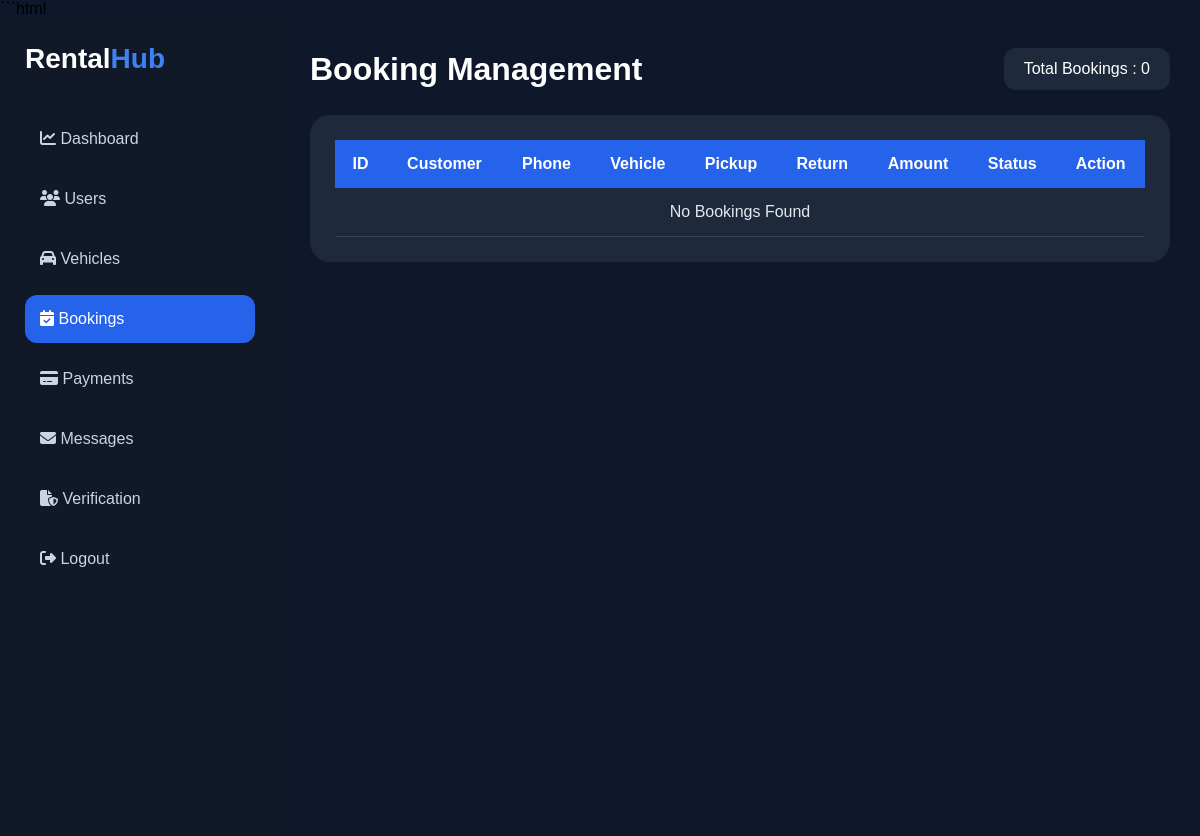
The page /admin-bookings/ on the database as committed earlier.
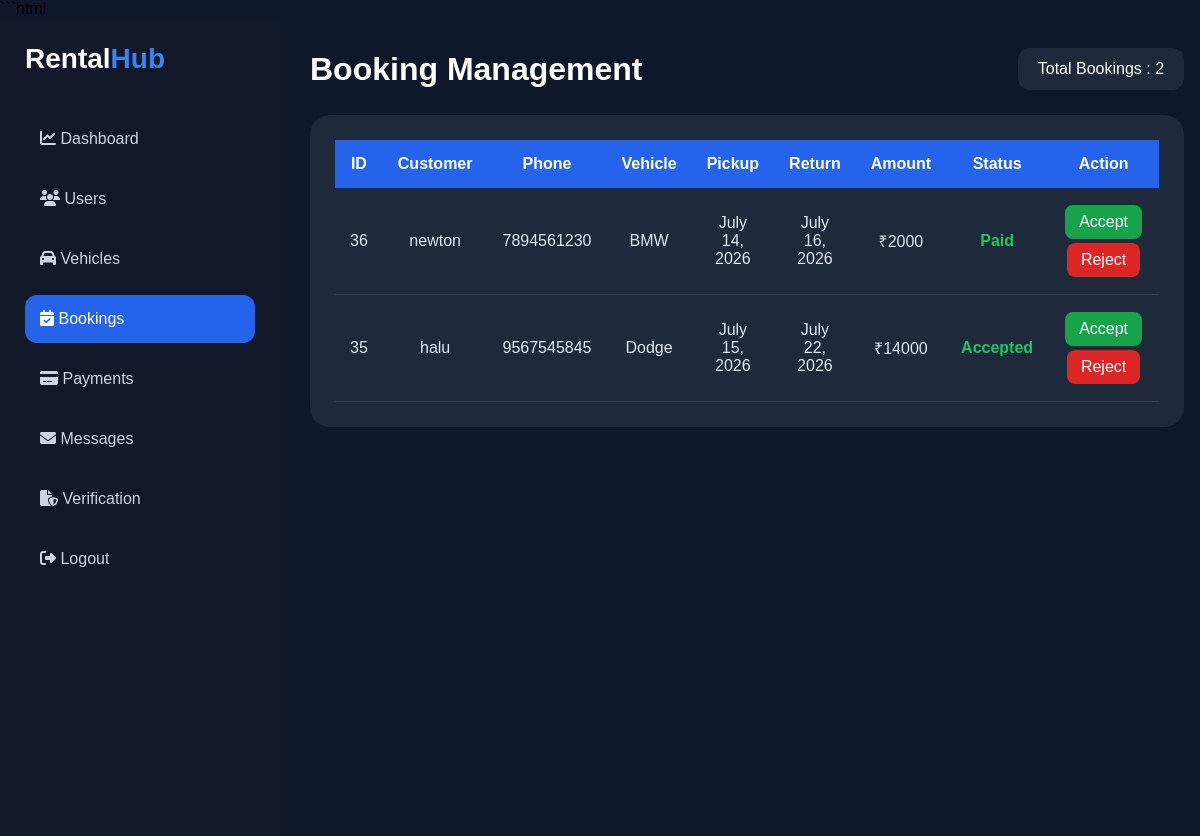
The same page on the database as committed later.
### user_app/models.py (models this page shows)
class Booking(models.Model):
    vehicle = models.ForeignKey(
        veh_listing,
        on_delete=models.CASCADE
    )
    user = models.ForeignKey(
        User,
        on_delete=models.CASCADE,
        null=True,
        blank=True
    )
    created_at = models.DateTimeField(auto_now_add=True)
    customer_name = models.CharField(max_length=100)
    customer_phone = models.CharField(max_length=15)
    pickup_date = models.DateField()
    return_date = models.DateField()
    total_price = models.IntegerField()
    Aadhar_number = models.CharField(max_length=20)
    license_number = models.CharField(max_length=20)
    advance_payment = models.DecimalField(max_digits=10, decimal_places=2, null=True, blank=True)
    razorpay_payment_id = models.CharField(
        max_length=200,
        null=True,
        blank=True
    )
    license_image = models.FileField(
        upload_to='license_images/',
        null=True,
        blank=True
    )
    aadhar_image = models.FileField(
        upload_to='aadhar_images/',
        null=True,
        blank=True
    )
    booking_status = models.CharField(
        max_length=30,
        default='Pending'
    )

class veh_listing(models.Model):
    owner = models.ForeignKey(
        User,
        on_delete=models.CASCADE,
        null=True,
        blank=True
    )
    number_plate = models.CharField(max_length=20)
    brand = models.CharField(max_length=50)
    year = models.IntegerField()
    veh_type= [
        ('car', 'Car'),
        ('bike', 'Bike'),
        ('auto', 'Auto'),
        ('heavy vehicle', 'Heavy Vehicle'),
        ('other', 'Other'),
    ]
    type = models.CharField(
        max_length=20,
        choices=veh_type,
        default='car'
    )
    rc = models.ImageField(
        upload_to='rc_images/',
        null=True,
        blank=True
    )
    price_per_day = models.DecimalField(max_digits=10, decimal_places=2)
    location = models.CharField(max_length=100)
    pickup_location = models.CharField(max_length=100)
    is_available = models.BooleanField(default=True)
    is_verified = models.BooleanField(default=False)
    fuel_type = [
        ('petrol', 'Petrol'),
        ('diesel', 'Diesel'),
    ]
    TRANSMISSION_TYPES = [
        ('manual', 'Manual'),
        ('automatic', 'Automatic'),
    ]
    fuel = models.CharField(
        max_length=10,
        choices=fuel_type
    )
    trans = models.CharField(
        max_length=10,
        choices=TRANSMISSION_TYPES
    )
    mileage = models.IntegerField(
    null=True,
    blank=True
)
    image1 = models.FileField(upload_to='vehicle_images/', null=True, blank=True)
    image2 = models.FileField(upload_to='vehicle_images/', null=True, blank=True)
    image3 = models.FileField(upload_to='vehicle_images/', null=True, blank=True)
    image4 = models.FileField(upload_to='vehicle_images/', null=True, blank=True)
    img1 = models.FileField(upload_to='verification_images/', null=True, blank=True)
    img2 = models.FileField(upload_to='verification_images/', null=True, blank=True)
    description = models.TextField()

### user_app/views.py (the view)
# urls.py: path('admin-bookings/',views.admin_bookings,name='admin_bookings'),
def admin_bookings(request):
    bookings = Booking.objects.all().order_by('-id')
    return render(
        request,
        "admin_bookings.html",
        {
            "bookings": bookings
        }
    )

### templates/admin_bookings.html (shortened to what this page needs)
<!DOCTYPE html>
<html lang="en">
<head>
<link rel="stylesheet"
href="https://cdnjs.cloudflare.com/ajax/libs/font-awesome/6.5.1/css/all.min.css">
</head>
<body>
<div class="dashboard">
<div class="sidebar">
<div class="logo">
Rental<span>Hub</span>
</div>
<div class="menu">
<a href="{% url 'admin_dashboard' %}">
    <i class="fa-solid fa-chart-line"></i>
    Dashboard
</a>
<a href="{% url 'admin_users' %}">
    <i class="fa-solid fa-users"></i>
    Users
</a>
<a href="{% url 'admin_vehicles' %}">
    <i class="fa-solid fa-car"></i>
    Vehicles
</a>
<a href="{% url 'admin_bookings' %}" class="active">
    <i class="fa-solid fa-calendar-check"></i>
    Bookings
</a>
<a href="{% url 'admin_payments' %}">
    <i class="fa-solid fa-credit-card"></i>
    Payments
</a>
<a href="{% url 'admin_messages' %}">
    <i class="fa-solid fa-envelope"></i>
    Messages
</a>
<a href="{% url 'admin_verifications' %}">
    <i class="fa-solid fa-file-shield"></i>
    Verification
</a>
<a href="{% url 'logout' %}">
    <i class="fa-solid fa-right-from-bracket"></i>
    Logout
</a>
</div>
</div>
<div class="main">
<div class="topbar">
<h1>Booking Management</h1>
<div class="count-box">
Total Bookings : {{ bookings.count }}
</div>
</div>
<div class="table-card">
<table>
<tr>
<th>ID</th>
<th>Customer</th>
<th>Phone</th>
<th>Vehicle</th>
<th>Pickup</th>
<th>Return</th>
<th>Amount</th>
<th>Status</th>
<th>Action</th>
</tr>
{% for b in bookings %}
<tr>
<td>{{ b.id }}</td>
<td>{{ b.customer_name }}</td>
<td>{{ b.customer_phone }}</td>
<td>{{ b.vehicle.brand }}</td>
<td>{{ b.pickup_date }}</td>
<td>{{ b.return_date }}</td>
<td>₹{{ b.total_price }}</td>
<td>
{% if b.booking_status == 'Pending' %}
<span class="pending">Pending</span>
{% elif b.booking_status == 'Accepted' %}
<span class="accepted">Accepted</span>
{% elif b.booking_status == 'Paid' %}
<span class="accepted">Paid</span>
{% else %}
<span class="rejected">Rejected</span>
{% endif %}
</td>
<td>
<a href="{% url 'accept_booking' b.id %}"
class="btn accept-btn">
Accept
</a>
<a href="{% url 'reject_booking' b.id %}"
class="btn reject-btn">
Reject
</a>
</td>
</tr>
{% empty %}
<tr>
<td colspan="9">
No Bookings Found
</td>
</tr>
{% endfor %}
</table>
</div>
</div>
</div>
</body>
</html>

### templates/admin_bookings.html (style rules this page uses)
* { margin:0; padding:0; box-sizing:border-box; font-family:'Poppins',sans-serif; }
body { background:#0f172a; }
.dashboard { display:flex; min-height:100vh; }
.sidebar { width:280px; background:#111827; padding:25px; position:fixed; height:100%; }
.logo { color:white; font-size:28px; font-weight:700; margin-bottom:40px; }
.logo span { color:#3b82f6; }
.menu { display:flex; flex-direction:column; gap:12px; }
.menu a { text-decoration:none; color:#cbd5e1; padding:15px; border-radius:12px; }
.menu a:hover, .active { background:#2563eb; color:white !important; }
.main { margin-left:280px; width:100%; padding:30px; }
.topbar { display:flex; justify-content:space-between; align-items:center; margin-bottom:25px; }
.topbar h1 { color:white; }
.count-box { background:#1e293b; color:white; padding:12px 20px; border-radius:12px; }
.table-card { background:#1e293b; border-radius:20px; padding:25px; }
table { width:100%; border-collapse:collapse; }
th { background:#2563eb; color:white; padding:15px; }
td { padding:15px; color:#e2e8f0; border-bottom:1px solid #334155; text-align:center; }
.accepted { color:#22c55e; font-weight:600; }
.btn { padding:8px 14px; color:white; text-decoration:none; border-radius:8px; margin:2px; display:inline-block; }
.accept-btn { background:#16a34a; }
.reject-btn { background:#dc2626; }

Rows that differ between the two databases and show on the page:
added Booking: id "36", customer_name "newton", customer_phone "7894561230", vehicle.brand "BMW", pickup_date "July 14, 2026", return_date "July 16, 2026", total_price "2000", booking_status "Paid"
added Booking: id "35", customer_name "halu", customer_phone "9567545845", vehicle.brand "Dodge", pickup_date "July 15, 2026", return_date "July 22, 2026", total_price "14000", booking_status "Accepted"
Other text that changed with them:
{{ bookings.count }}: "0" → "2"
text no longer shown: "No Bookings Found"
